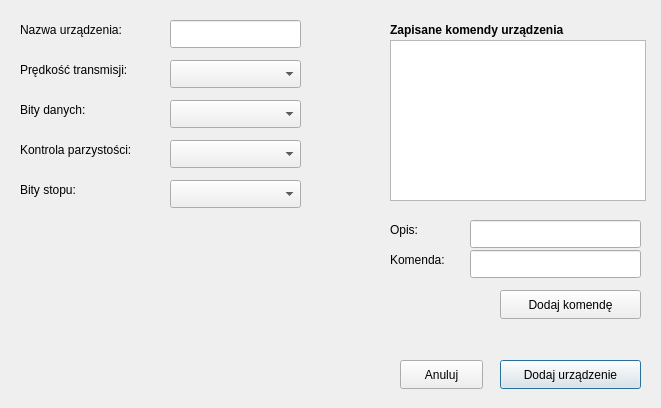
<?xml version="1.0" encoding="UTF-8"?>
<ui version="4.0">
 <class>add_divice_form</class>
 <widget class="QDialog" name="add_divice_form">
  <property name="geometry">
   <rect>
    <x>0</x>
    <y>0</y>
    <width>661</width>
    <height>408</height>
   </rect>
  </property>
  <property name="windowTitle">
   <string>Dodaj urządzenie</string>
  </property>
  <widget class="QPushButton" name="addDiviceButton">
   <property name="geometry">
    <rect>
     <x>500</x>
     <y>360</y>
     <width>141</width>
     <height>29</height>
    </rect>
   </property>
   <property name="text">
    <string>Dodaj urządzenie</string>
   </property>
  </widget>
  <widget class="QPushButton" name="cancelButton">
   <property name="geometry">
    <rect>
     <x>400</x>
     <y>360</y>
     <width>83</width>
     <height>29</height>
    </rect>
   </property>
   <property name="text">
    <string>Anuluj</string>
   </property>
  </widget>
  <widget class="QLineEdit" name="divNameEdit">
   <property name="enabled">
    <bool>true</bool>
   </property>
   <property name="geometry">
    <rect>
     <x>170</x>
     <y>20</y>
     <width>131</width>
     <height>28</height>
    </rect>
   </property>
   <property name="readOnly">
    <bool>false</bool>
   </property>
  </widget>
  <widget class="QLabel" name="stopBitLabel">
   <property name="geometry">
    <rect>
     <x>20</x>
     <y>180</y>
     <width>131</width>
     <height>20</height>
    </rect>
   </property>
   <property name="text">
    <string>Bity stopu:</string>
   </property>
  </widget>
  <widget class="QLabel" name="parityLabel">
   <property name="geometry">
    <rect>
     <x>20</x>
     <y>140</y>
     <width>141</width>
     <height>20</height>
    </rect>
   </property>
   <property name="text">
    <string>Kontrola parzystości:</string>
   </property>
  </widget>
  <widget class="QLabel" name="speedTransLabel">
   <property name="geometry">
    <rect>
     <x>20</x>
     <y>60</y>
     <width>131</width>
     <height>20</height>
    </rect>
   </property>
   <property name="text">
    <string>Prędkość transmisji:</string>
   </property>
  </widget>
  <widget class="QLabel" name="divNameLabel">
   <property name="geometry">
    <rect>
     <x>20</x>
     <y>20</y>
     <width>131</width>
     <height>20</height>
    </rect>
   </property>
   <property name="text">
    <string>Nazwa urządzenia:</string>
   </property>
  </widget>
  <widget class="QComboBox" name="parityCombo">
   <property name="geometry">
    <rect>
     <x>170</x>
     <y>140</y>
     <width>131</width>
     <height>28</height>
    </rect>
   </property>
  </widget>
  <widget class="QLabel" name="bitLabel">
   <property name="geometry">
    <rect>
     <x>20</x>
     <y>100</y>
     <width>131</width>
     <height>20</height>
    </rect>
   </property>
   <property name="text">
    <string>Bity danych:</string>
   </property>
  </widget>
  <widget class="QTableWidget" name="commandTableWidget">
   <property name="geometry">
    <rect>
     <x>390</x>
     <y>40</y>
     <width>256</width>
     <height>161</height>
    </rect>
   </property>
   <property name="font">
    <font>
     <pointsize>10</pointsize>
     <bold>false</bold>
    </font>
   </property>
  </widget>
  <widget class="QPushButton" name="addCommandButton">
   <property name="geometry">
    <rect>
     <x>500</x>
     <y>290</y>
     <width>141</width>
     <height>29</height>
    </rect>
   </property>
   <property name="text">
    <string>Dodaj komendę</string>
   </property>
  </widget>
  <widget class="QLineEdit" name="commandDescEdit">
   <property name="geometry">
    <rect>
     <x>470</x>
     <y>220</y>
     <width>171</width>
     <height>28</height>
    </rect>
   </property>
   <property name="readOnly">
    <bool>false</bool>
   </property>
  </widget>
  <widget class="QLabel" name="commandDescLabel">
   <property name="geometry">
    <rect>
     <x>390</x>
     <y>220</y>
     <width>71</width>
     <height>20</height>
    </rect>
   </property>
   <property name="text">
    <string>Opis:</string>
   </property>
  </widget>
  <widget class="QLabel" name="commandLabel">
   <property name="geometry">
    <rect>
     <x>390</x>
     <y>250</y>
     <width>81</width>
     <height>20</height>
    </rect>
   </property>
   <property name="text">
    <string>Komenda: </string>
   </property>
  </widget>
  <widget class="QLineEdit" name="commandEdit">
   <property name="geometry">
    <rect>
     <x>470</x>
     <y>250</y>
     <width>171</width>
     <height>28</height>
    </rect>
   </property>
   <property name="readOnly">
    <bool>false</bool>
   </property>
  </widget>
  <widget class="QLabel" name="stopBitLabel_4">
   <property name="geometry">
    <rect>
     <x>390</x>
     <y>20</y>
     <width>211</width>
     <height>20</height>
    </rect>
   </property>
   <property name="font">
    <font>
     <bold>true</bold>
    </font>
   </property>
   <property name="text">
    <string>Zapisane komendy urządzenia</string>
   </property>
  </widget>
  <widget class="QComboBox" name="baudRateCombo">
   <property name="geometry">
    <rect>
     <x>170</x>
     <y>60</y>
     <width>131</width>
     <height>28</height>
    </rect>
   </property>
  </widget>
  <widget class="QComboBox" name="dataBitsCombo">
   <property name="geometry">
    <rect>
     <x>170</x>
     <y>100</y>
     <width>131</width>
     <height>28</height>
    </rect>
   </property>
  </widget>
  <widget class="QComboBox" name="stopBitsCombo">
   <property name="geometry">
    <rect>
     <x>170</x>
     <y>180</y>
     <width>131</width>
     <height>28</height>
    </rect>
   </property>
  </widget>
 </widget>
 <resources/>
 <connections/>
</ui>
